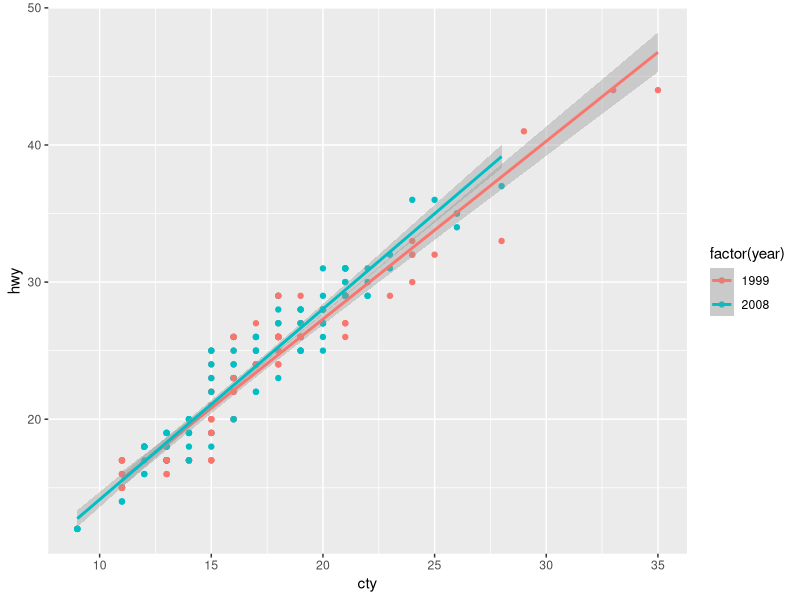
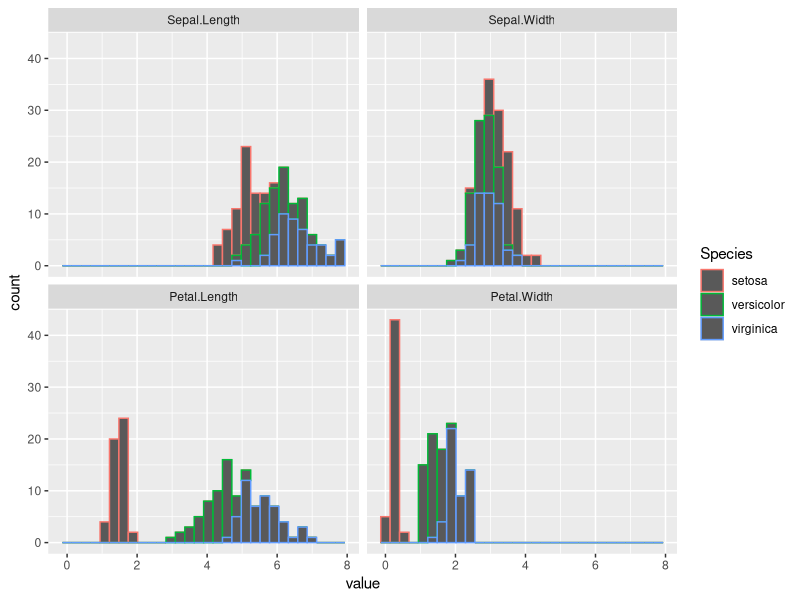
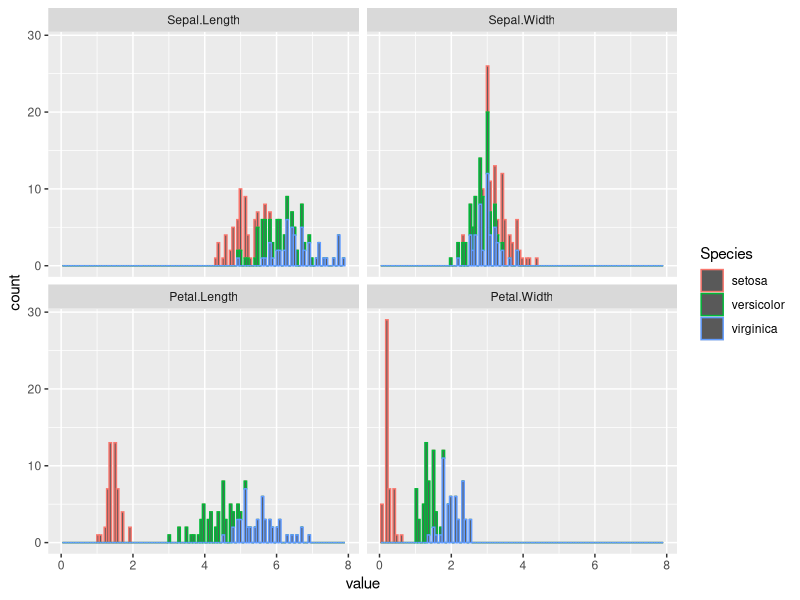
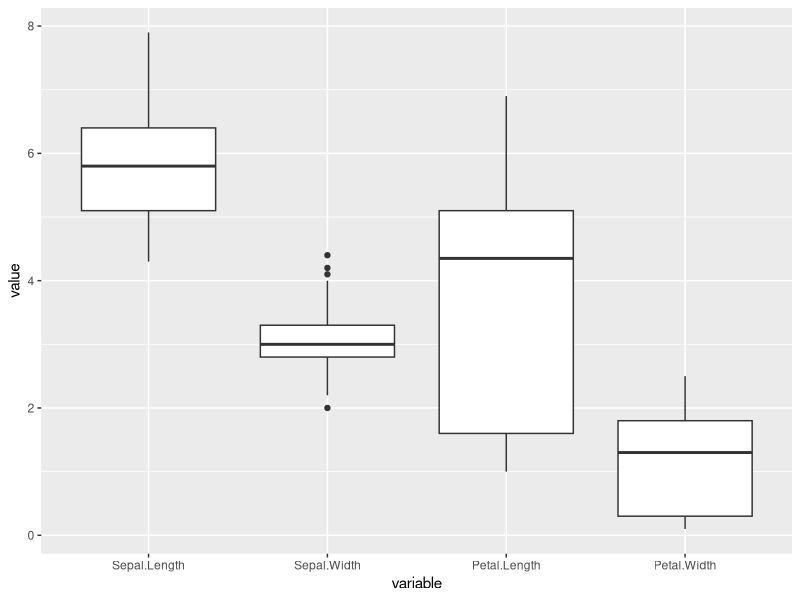
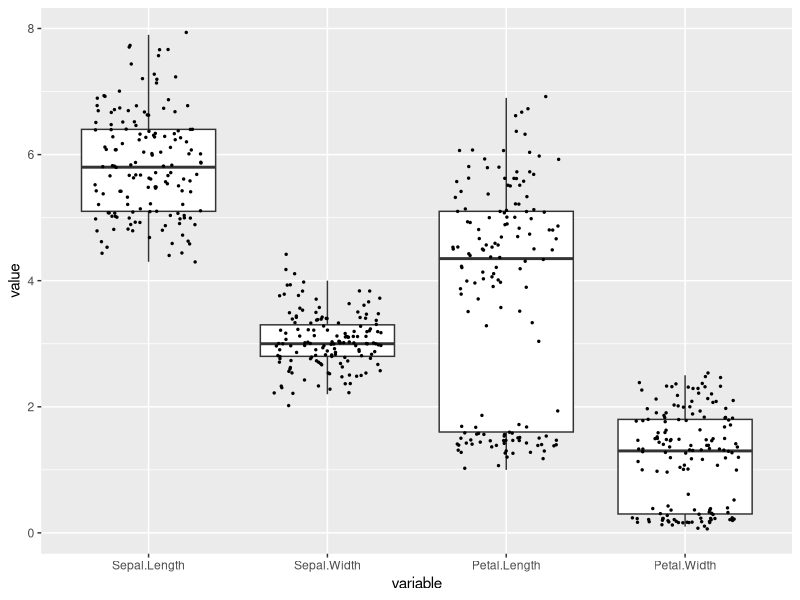
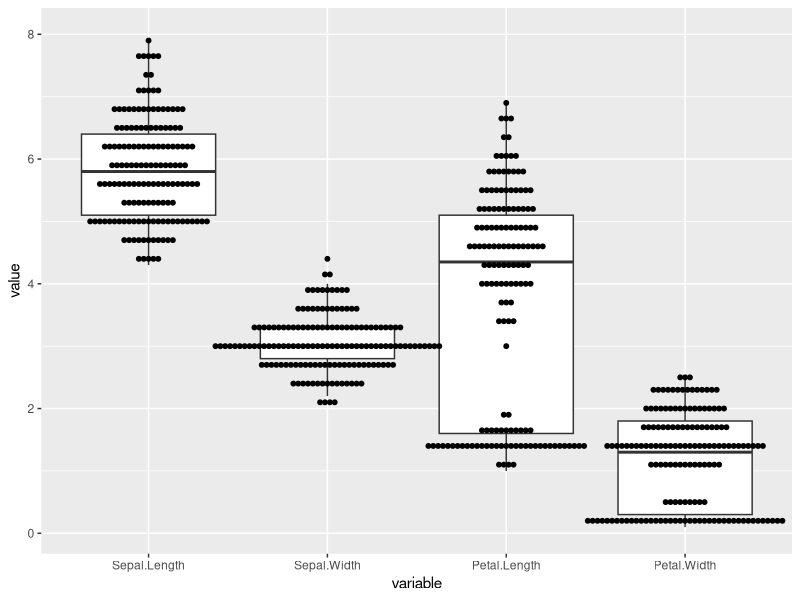
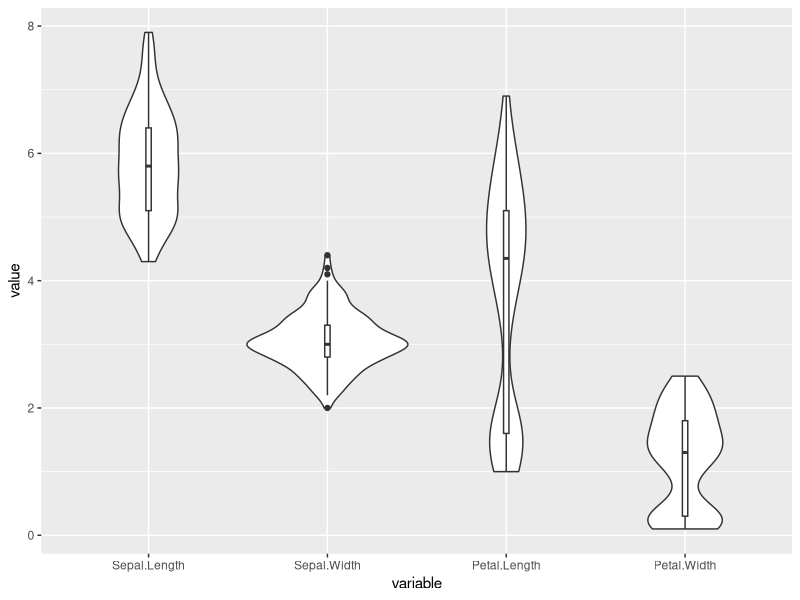
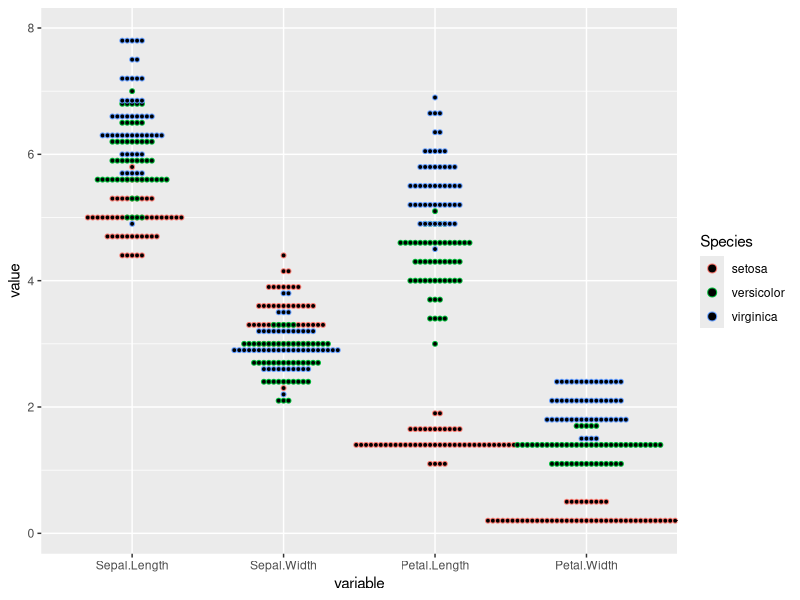

The R script that drew these images, in order:
## ---- chunk 1
## install.packages("ggrepel")

library(ggplot2)
library(data.table)
library(magrittr)
library(tidyr)
library(ggrepel)
## ---- chunk 2
?ggplot

data(mpg)
str(mpg)
mpg <- as.data.table(mpg)
str(mpg)
unique(mpg$year)

?geom_point
?geom_smooth

ggplot(mpg, aes(cty, hwy, color = factor(year))) + geom_point() + geom_smooth(method = 'lm')
## ---- chunk 3
data(iris)
iris_dt <- as.data.table(iris)
iris_dt
str(iris_dt)
## ---- chunk 4
?melt
iris_dt

iris_melt <- melt(iris_dt,id.vars = "Species")
iris_melt

?ggplot
?facet_wrap
ggplot(iris_melt, aes(value, color = Species)) + geom_histogram() + facet_wrap(iris_melt$variable)
## ---- chunk 5
?geom_histogram
?`~`
iris_melt

iris_melt %>% ggplot(aes(value, color = Species)) + geom_histogram(bins = 115)+facet_wrap(~variable)

## ---- chunk 6
ggplot(iris_melt, aes(variable, value))+ geom_boxplot()

## ---- chunk 7
?geom_jitter
?geom_boxplot

p <- ggplot(iris_melt,aes(variable, value))+geom_boxplot(outlier.shape = NA)


p + geom_jitter(width = 0.3, size = .5)

?geom_dotplot
p + geom_dotplot(binaxis = "y", stackdir="center", dotsize = .3)
## ---- chunk 8
?geom_violin
p <- ggplot(iris_melt,aes(variable, value))
p + geom_violin() + geom_boxplot(width=.03)
## ---- chunk 9
?geom_dotplot
p <- ggplot(iris_melt,aes(variable, value, color = Species))
p+ geom_dotplot(binaxis = "y", stackdir = "centerwhole", dotsize = .3)
